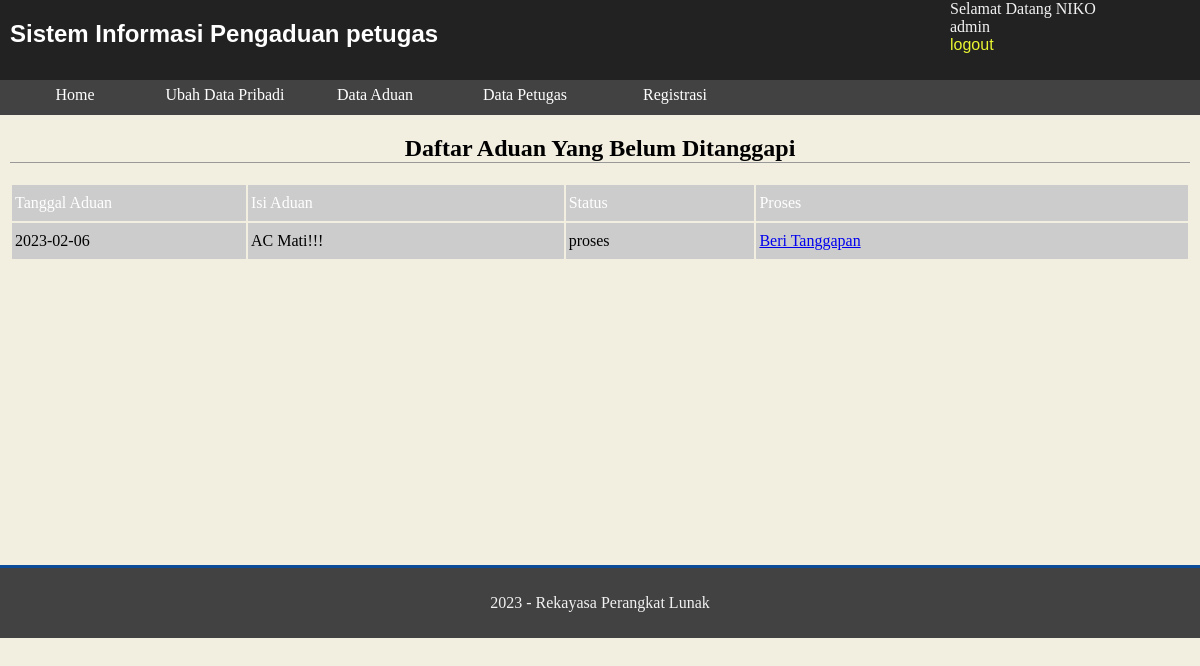
The page /petugas/index.php (signed in) on the database its author committed.
### tables this page shows
CREATE TABLE `petugas` (
  `id_petugas` int(11) NOT NULL,
  `nama_petugas` varchar(35) NOT NULL,
  `username` varchar(25) NOT NULL,
  `password` varchar(32) NOT NULL,
  `no_telp` varchar(15) NOT NULL,
  `level` enum('admin','petugas') NOT NULL
);

CREATE TABLE `pengaduan` (
  `id_pengaduan` int(11) NOT NULL,
  `tgl_pengaduan` date NOT NULL,
  `nik` char(20) NOT NULL,
  `isi_laporan` text NOT NULL,
  `foto` varchar(50) NOT NULL,
  `status` enum('0','proses','selesai') NOT NULL
);

### petugas/index.php (the view, shortened to what this page needs)
<?php
include "../inc/koneksi.php";
$kueri_identitas = mysqli_query($konek, "SELECT * FROM petugas WHERE id_petugas =
'" . $_SESSION['ses_idpetugas'] . "'");
$data_identitas = mysqli_fetch_array($kueri_identitas);
?>
<!DOCTYPE html>
<html>
<head>
    <link rel="stylesheet" type="text/css" href="stylepetugas.css">
</head>
<body>
    <header>
        <h1>Sistem Informasi Pengaduan petugas</h1>
        <div class="identitas">Selamat Datang
            <?php echo $data_identitas[1] . " <br>
" . $data_identitas[5]; ?><br>
            <a href="aksipetugas.php?a=logout">logout</a>
        </div>
    </header>
    <nav>
        <?php
        include("menu.php");
        ?>
    </nav>
    <div class="container">
        <div class="content">
            <h2>Daftar Aduan Yang Belum Ditanggapi</h2>
            <table width="100%">
                <tr>
                    <td width="20%" class="headertabel">Tanggal Aduan</td>
                    <td class="headertabel">Isi Aduan</td>
                    <td class="headertabel">Status</td>
                    <td class="headertabel">Proses</td>
                </tr>
                <?php
                $kueri_lihat_aduan = mysqli_query($konek, "SELECT * FROM pengaduan
WHERE status = '0' or status='proses' ");
                while ($data_aduan = mysqli_fetch_array($kueri_lihat_aduan)) {
                    echo "<tr><td>" . $data_aduan[1] . "</td>
 <td>" . $data_aduan[3] . "</td><td>" . $data_aduan[5] . "</td>
 <td><a href='tanggapan.php?id=" . $data_aduan[0] . "'>Beri
Tanggapan</a></td></tr>";
                }
                ?>
            </table>
        </div>
    </div>
    <footer>
        <p>2023 - Rekayasa Perangkat Lunak</p>
    </footer>
</body>
</html>

### petugas/stylepetugas.css (style rules this page uses)
body { margin: 0; padding: 0; background: #F3EFE0; }
header { margin: 0; padding: 0; background: #222222; display: block; height: 80px; color: #f2f2f2; }
header h1 { margin: 0; padding: 20px 10px 10px 10px; font-size: 24px; font-family: Arial,Helvetica; width: 600px; float: left; color: #fff; }
nav { background: #434242; width: 100%; height: 35px; display: block; }
.container { width: 100%; clear: both; float: left; min-height: 450px; }
.content { margin: 10px; display: block; }
.content td { background: #ccc; height: 30px; padding: 3px; }
footer { clear: both; display: block; background: #434242; border-top: solid 3px #0c4b98; color: #f2f2f2; height: 50px; text-align: center; padding: 10px; }
h2 { text-align: center; border-bottom: solid 1px #999; }
.identitas { width: 250px; height: 100px; display: block; float: right; }
.identitas a, .identitas a:link, .identitas a:visited, .identitas a:active { text-decoration: none; color: #e9f531; font-size: 16px; font-family: Arial,Helvetica; }
.headertabel { height: 30px; padding-left: 10px; background: #22A39F; color: #fff; }

### rows shown on the page
petugas: nama_petugas "NIKO", level "admin"
pengaduan: tgl_pengaduan "2023-02-06", isi_laporan "AC Mati!!!", status "proses"
